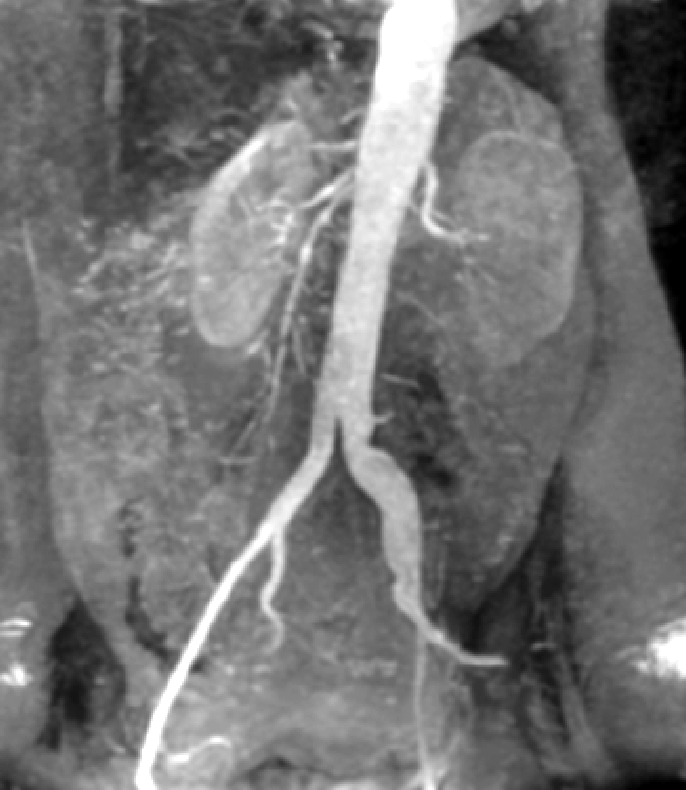
%> input picture Lab 4/Kidney.tif, 686 x 790 px
$ octave Tipton_EGR532_Lab3PartB.m   (GNU Octave 9; MATLAB toolbox functions it lacks are replaced by stand-ins)
%> lines starting %> are read from the running program, lines starting %| are printed output that depends on the picture
%%%%%%%%%%%%%%%%%%%%%%%%%%%%%%%%%%%%%%%%%%%%%%%%%%%%%%%%%%%%%%%%%%%%%%%%
% Title: Image Transformations - Image Manipulation
% Filename: Tipton_EGR532_Lab3PartB.m
% Author: Natalie Tipton
% Date: 2/14/19
% Instructor: Dr. Rhodes
% Description: This script blurs an image using neighborhood operations
%   of size 41x41 and 20x20. This follows instructions as stated in Part B
%   of LE 3
%%%%%%%%%%%%%%%%%%%%%%%%%%%%%%%%%%%%%%%%%%%%%%%%%%%%%%%%%%%%%%%%%%%%%%%%

%%%%%%%% Part B %%%%%%%%%%

%read in image and take size
kidney =(imread('Kidney.tif'));
%> kidney is the input picture: size 790x686 uint8; min 0, max 255, mean 115.1
[rows, cols] = size(kidney);
%> rows = 790; cols = 686

%create an anonymous function to get the average of the neighborhood
fun = @(block_struct) mean(block_struct.data);

%apply averaging function to neighborhoods across entire image
kidney_blur41 = blockproc(kidney,[41,41],fun);
kidney_blur20 = blockproc(kidney,[20,20], fun);
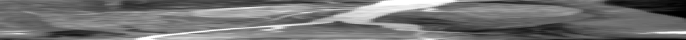
%> kidney_blur20: size 40x686 double; min 0, max 255, mean 115.1

%plot original image
figure(1)
colormap gray;
imagesc(kidney);
colorbar;
title("Kidney");
xlabel("X (spatial units)");
ylabel("Y (spatial units)");

%plot two blurred images
figure(2)
subplot(1,2,1)
colormap gray;
imagesc(kidney_blur41)
colorbar;
title("Kidney blurred with 41x41 neighborhood");
xlabel("X (spatial units)");
ylabel("Y (spatial units)");
subplot(1,2,2)
imagesc(kidney_blur20);
colorbar;
title("Kidney blurred with 20x20 neighborhood");
xlabel("X (spatial units)");
ylabel("Y (spatial units)");
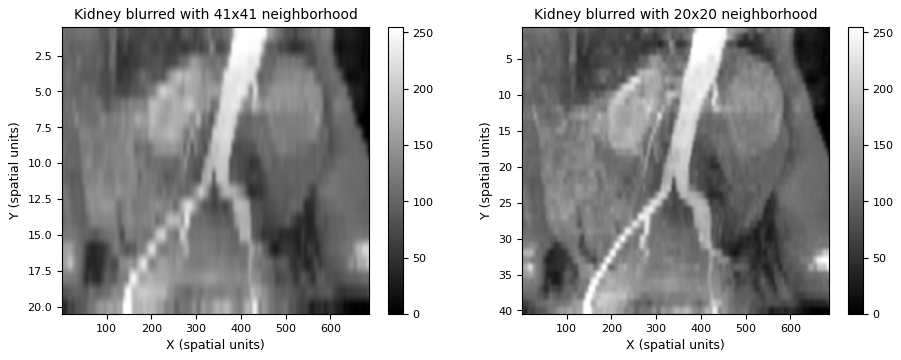
%> figure redrawn from the program's plot data, 2 panels

$ run again, with Lab 4/Angio_Live.tif copied over Lab 4/Kidney.tif
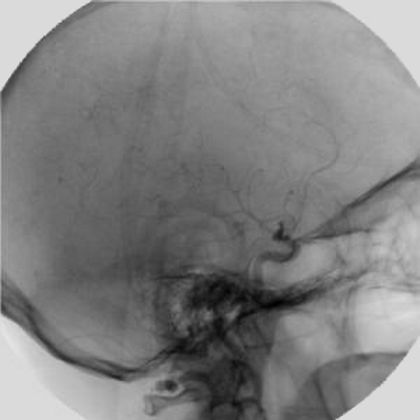
%> input picture Lab 4/Angio_Live.tif, 420 x 420 px
%> kidney is the input picture: size 420x420 uint8; min 0, max 229, mean 129.3
%> `kidney_blur20 = blockproc(kidney,[20,20], fun);`:
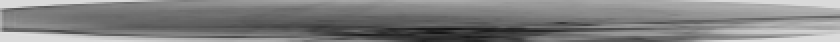
%> kidney_blur20: size 21x420 double (shown 2 times larger); min 20.95, max 221.3, mean 129.3
%> `ylabel("Y (spatial units)");`:
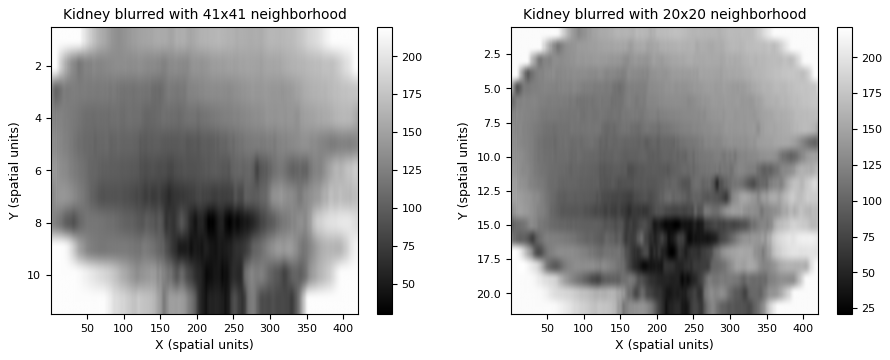
%> figure redrawn from the program's plot data, 2 panels

$ run again, with Lab 4/Dental_Image.tif copied over Lab 4/Kidney.tif
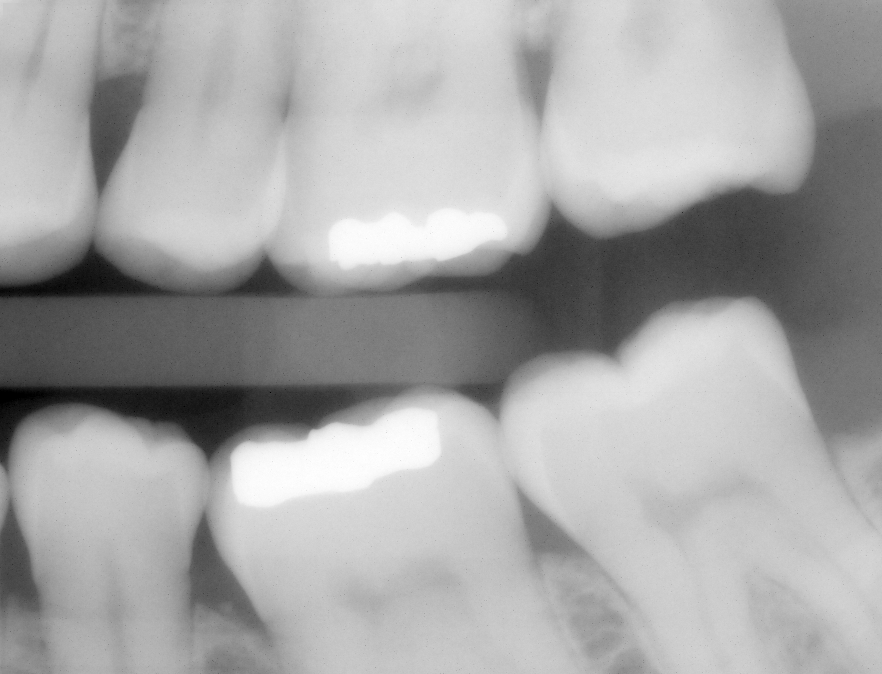
%> input picture Lab 4/Dental_Image.tif, 882 x 674 px
%> kidney is the input picture: size 674x882 uint8; min 0, max 255, mean 166.8
%> `kidney_blur20 = blockproc(kidney,[20,20], fun);`:
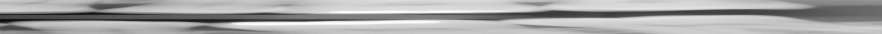
%> kidney_blur20: size 34x882 double; min 8.95, max 252.8, mean 166.9
%> `ylabel("Y (spatial units)");`:
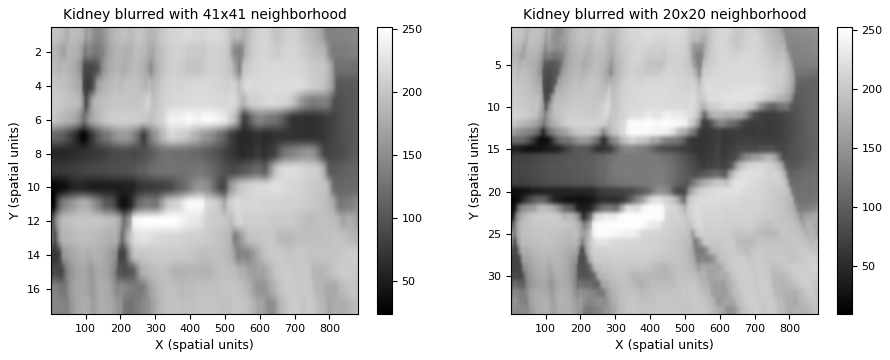
%> figure redrawn from the program's plot data, 2 panels
